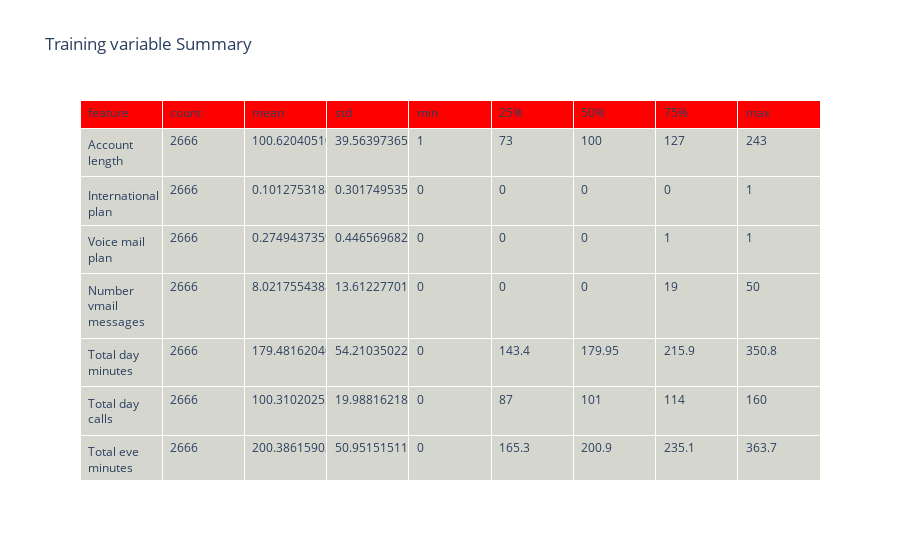

The cell this chart's notebook holds for it:
### Markdown cell above
**Table Summary

### Code cell
import plotly.graph_objs as go
import plotly.offline as py

summary = churn_train.describe(include='all').transpose().reset_index()
summary = summary.rename(columns={"index": "feature"})

val_lst = [summary['feature'], summary['count'], summary['mean'], summary['std'],
           summary['min'], summary['25%'], summary['50%'], summary['75%'], summary['max']]

header = dict(values=summary.columns.tolist(),
              fill_color='#FF0000',
              align='left')
              
cells = dict(values=val_lst,
             fill_color='#d5d7ce',
             align='left')

table = go.Table(header=header, cells=cells)

layout = go.Layout(dict(title="Training variable Summary"))
figure = go.Figure(data=[table], layout=layout)

py.iplot(figure)

### Figure 1 — Plotly figure (JSON) as saved in the notebook; plotly's stock layout.template omitted (floating-point values rounded to 4 significant figures)
{"data": [{"cells": {"align": "left", "fill": {"color": "#d5d7ce"}, "values": [["Account length", "International plan", "Voice mail plan", "Number vmail messages", "Total day minutes", "Total day calls", "Total eve minutes", "Total eve calls", "Total night minutes", "Total night calls", "Total intl minutes", "Total intl calls", "Customer service calls", "Churn"], [2666, 2666, 2666, 2666, 2666, 2666, 2666, 2666, 2666, 2666, 2666, 2666, 2666, 2666], [100.6, 0.1013, 0.2749, 8.022, 179.5, 100.3, 200.4, 100.0, 201.2, 100.1, 10.24, 4.467, 1.563, 0.1455], [39.56, 0.3017, 0.4466, 13.61, 54.21, 19.99, 50.95, 20.16, 50.78, 19.42, 2.788, 2.456, 1.311, 0.3527], [1, 0, 0, 0, 0, 0, 0, 0, 43.7, 33, 0, 0, 0, 0], [73, 0, 0, 0, 143.4, 87, 165.3, 87, 166.9, 87, 8.5, 3, 1, 0], [100, 0, 0, 0, 179.9, 101, 200.9, 100, 201.1, 100, 10.2, 4, 1, 0], [127, 0, 1, 19, 215.9, 114, 235.1, 114, 236.5, 113, 12.1, 6, 2, 0], [243, 1, 1, 50, 350.8, 160, 363.7, 170, 395, 166, 20, 20, 9, 1]]}, "header": {"align": "left", "fill": {"color": "#FF0000"}, "values": ["feature", "count", "mean", "std", "min", "25%", "50%", "75%", "max"]}, "type": "table"}], "layout": {"title": {"text": "Training variable Summary"}}}
